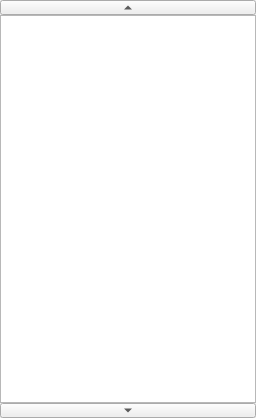
<?xml version="1.0" encoding="UTF-8"?>
<ui version="4.0">
 <class>CategoryListWidget</class>
 <widget class="QWidget" name="CategoryListWidget">
  <property name="geometry">
   <rect>
    <x>0</x>
    <y>0</y>
    <width>256</width>
    <height>418</height>
   </rect>
  </property>
  <property name="sizePolicy">
   <sizepolicy hsizetype="Minimum" vsizetype="Expanding">
    <horstretch>0</horstretch>
    <verstretch>0</verstretch>
   </sizepolicy>
  </property>
  <layout class="QVBoxLayout" name="verticalLayout">
   <property name="spacing">
    <number>0</number>
   </property>
   <property name="leftMargin">
    <number>0</number>
   </property>
   <property name="topMargin">
    <number>0</number>
   </property>
   <property name="rightMargin">
    <number>0</number>
   </property>
   <property name="bottomMargin">
    <number>0</number>
   </property>
   <item>
    <widget class="QToolButton" name="scrollUp">
     <property name="sizePolicy">
      <sizepolicy hsizetype="Expanding" vsizetype="Fixed">
       <horstretch>0</horstretch>
       <verstretch>0</verstretch>
      </sizepolicy>
     </property>
     <property name="maximumSize">
      <size>
       <width>16777215</width>
       <height>15</height>
      </size>
     </property>
     <property name="text">
      <string notr="true"/>
     </property>
     <property name="toolTip">
      <string>Scroll categories up</string>
     </property>
     <property name="accessibleName">
      <string>Scroll categories up</string>
     </property>
     <property name="arrowType">
      <enum>Qt::UpArrow</enum>
     </property>
    </widget>
   </item>
   <item>
    <widget class="QListWidget" name="categoryList">
     <property name="accessibleName">
      <string>Categories</string>
     </property>
     <property name="accessibleDescription">
      <string>Select a report category to change the displayed report.</string>
     </property>
     <property name="sizePolicy">
      <sizepolicy hsizetype="Expanding" vsizetype="Expanding">
       <horstretch>0</horstretch>
       <verstretch>0</verstretch>
      </sizepolicy>
     </property>
     <property name="verticalScrollBarPolicy">
      <enum>Qt::ScrollBarAlwaysOff</enum>
     </property>
     <property name="horizontalScrollBarPolicy">
      <enum>Qt::ScrollBarAlwaysOff</enum>
     </property>
     <property name="movement">
      <enum>QListView::Static</enum>
     </property>
     <property name="flow">
      <enum>QListView::TopToBottom</enum>
     </property>
     <property name="isWrapping" stdset="0">
      <bool>false</bool>
     </property>
     <property name="viewMode">
      <enum>QListView::IconMode</enum>
     </property>
     <property name="uniformItemSizes">
      <bool>true</bool>
     </property>
     <property name="wordWrap">
      <bool>true</bool>
     </property>
    </widget>
   </item>
   <item>
    <widget class="QToolButton" name="scrollDown">
     <property name="sizePolicy">
      <sizepolicy hsizetype="Expanding" vsizetype="Fixed">
       <horstretch>0</horstretch>
       <verstretch>0</verstretch>
      </sizepolicy>
     </property>
     <property name="maximumSize">
      <size>
       <width>16777215</width>
       <height>15</height>
      </size>
     </property>
     <property name="text">
      <string notr="true"/>
     </property>
     <property name="toolTip">
      <string>Scroll categories down</string>
     </property>
     <property name="accessibleName">
      <string>Scroll categories down</string>
     </property>
     <property name="arrowType">
      <enum>Qt::DownArrow</enum>
     </property>
    </widget>
   </item>
  </layout>
 </widget>
 <tabstops>
  <tabstop>scrollUp</tabstop>
  <tabstop>categoryList</tabstop>
  <tabstop>scrollDown</tabstop>
 </tabstops>
 <resources/>
 <connections/>
</ui>
